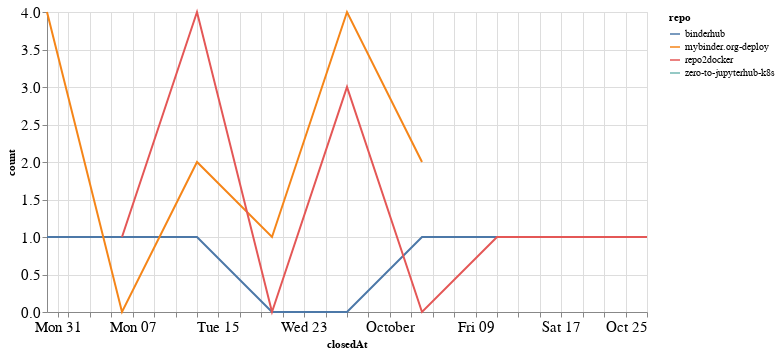

Write notebook code for a chart like this one.
### Code cell
closed_by_time = closed_by.groupby('repo').resample('W', on='closedAt').count()['author'].reset_index()
closed_by_time = closed_by_time.rename(columns={'author': 'count'})

alt.Chart(closed_by_time, width=600).mark_line().encode(
    x='closedAt',
    y='count',
    color='repo',
    tooltip="repo"
)

### Figure 1 — Vega-Lite specification as saved in the notebook (floating-point values rounded to 4 significant figures)
{"config": {"axisLeft": {"labelFontSize": 15}, "axisBottom": {"labelFontSize": 15}}, "data": {"name": "data-d5eab592490e7ebe39f65f9c22718579"}, "mark": "line", "encoding": {"color": {"type": "nominal", "field": "repo"}, "tooltip": {"type": "nominal", "field": "repo"}, "x": {"type": "temporal", "field": "closedAt"}, "y": {"type": "quantitative", "field": "count"}}, "width": 600, "$schema": "https://vega.github.io/schema/vega-lite/v4.8.1.json", "datasets": {"data-d5eab592490e7ebe39f65f9c22718579": [{"repo": "binderhub", "closedAt": "2020-08-30T00:00:00", "count": 1}, {"repo": "binderhub", "closedAt": "2020-09-06T00:00:00", "count": 1}, {"repo": "binderhub", "closedAt": "2020-09-13T00:00:00", "count": 1}, {"repo": "binderhub", "closedAt": "2020-09-20T00:00:00", "count": 0}, {"repo": "binderhub", "closedAt": "2020-09-27T00:00:00", "count": 0}, {"repo": "binderhub", "closedAt": "2020-10-04T00:00:00", "count": 1}, {"repo": "binderhub", "closedAt": "2020-10-11T00:00:00", "count": 1}, {"repo": "mybinder.org-deploy", "closedAt": "2020-08-30T00:00:00", "count": 4}, {"repo": "mybinder.org-deploy", "closedAt": "2020-09-06T00:00:00", "count": 0}, {"repo": "mybinder.org-deploy", "closedAt": "2020-09-13T00:00:00", "count": 2}, {"repo": "mybinder.org-deploy", "closedAt": "2020-09-20T00:00:00", "count": 1}, {"repo": "mybinder.org-deploy", "closedAt": "2020-09-27T00:00:00", "count": 4}, {"repo": "mybinder.org-deploy", "closedAt": "2020-10-04T00:00:00", "count": 2}, {"repo": "repo2docker", "closedAt": "2020-09-06T00:00:00", "count": 1}, {"repo": "repo2docker", "closedAt": "2020-09-13T00:00:00", "count": 4}, {"repo": "repo2docker", "closedAt": "2020-09-20T00:00:00", "count": 0}, {"repo": "repo2docker", "closedAt": "2020-09-27T00:00:00", "count": 3}, {"repo": "repo2docker", "closedAt": "2020-10-04T00:00:00", "count": 0}, {"repo": "repo2docker", "closedAt": "2020-10-11T00:00:00", "count": 1}, {"repo": "repo2docker", "closedAt": "2020-10-18T00:00:00", "count": 1}, {"repo": "repo2docker", "closedAt": "2020-10-25T00:00:00", "count": 1}, {"repo": "zero-to-jupyterhub-k8s", "closedAt": "2020-10-18T00:00:00", "count": 1}]}}
